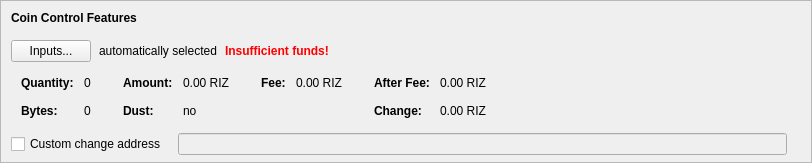
    <widget class="QFrame" name="frameCoinControl">
     <property name="sizePolicy">
      <sizepolicy hsizetype="Expanding" vsizetype="Expanding">
       <horstretch>0</horstretch>
       <verstretch>0</verstretch>
      </sizepolicy>
     </property>
     <property name="maximumSize">
      <size>
       <width>16777215</width>
       <height>16777215</height>
      </size>
     </property>
     <property name="frameShape">
      <enum>QFrame::StyledPanel</enum>
     </property>
     <property name="frameShadow">
      <enum>QFrame::Sunken</enum>
     </property>
     <layout class="QVBoxLayout" name="verticalLayoutCoinControl2">
      <property name="spacing">
       <number>0</number>
      </property>
      <property name="leftMargin">
       <number>0</number>
      </property>
      <property name="topMargin">
       <number>0</number>
      </property>
      <property name="rightMargin">
       <number>0</number>
      </property>
      <property name="bottomMargin">
       <number>6</number>
      </property>
      <item>
       <layout class="QVBoxLayout" name="verticalLayoutCoinControl" stretch="0,0,0,0,1">
        <property name="spacing">
         <number>0</number>
        </property>
        <property name="leftMargin">
         <number>10</number>
        </property>
        <property name="topMargin">
         <number>10</number>
        </property>
        <item>
         <layout class="QHBoxLayout" name="horizontalLayoutCoinControl1">
          <property name="bottomMargin">
           <number>15</number>
          </property>
          <item>
           <widget class="QLabel" name="labelCoinControlFeatures">
            <property name="sizePolicy">
             <sizepolicy hsizetype="Preferred" vsizetype="Maximum">
              <horstretch>0</horstretch>
              <verstretch>0</verstretch>
             </sizepolicy>
            </property>
            <property name="font">
             <font>
              <weight>75</weight>
              <bold>true</bold>
             </font>
            </property>
            <property name="styleSheet">
             <string notr="true">font-weight:bold;</string>
            </property>
            <property name="text">
             <string>Coin Control Features</string>
            </property>
           </widget>
          </item>
         </layout>
        </item>
        <item>
         <layout class="QHBoxLayout" name="horizontalLayoutCoinControl2" stretch="0,0,0,0">
          <property name="spacing">
           <number>8</number>
          </property>
          <property name="bottomMargin">
           <number>10</number>
          </property>
          <item>
           <widget class="QPushButton" name="pushButtonCoinControl">
            <property name="styleSheet">
             <string notr="true"/>
            </property>
            <property name="text">
             <string>Inputs...</string>
            </property>
            <property name="autoDefault">
             <bool>false</bool>
            </property>
           </widget>
          </item>
          <item>
           <widget class="QLabel" name="labelCoinControlAutomaticallySelected">
            <property name="text">
             <string>automatically selected</string>
            </property>
            <property name="margin">
             <number>5</number>
            </property>
           </widget>
          </item>
          <item>
           <widget class="QLabel" name="labelCoinControlInsuffFunds">
            <property name="font">
             <font>
              <weight>75</weight>
              <bold>true</bold>
             </font>
            </property>
            <property name="styleSheet">
             <string notr="true">color:red;font-weight:bold;</string>
            </property>
            <property name="text">
             <string>Insufficient funds!</string>
            </property>
            <property name="margin">
             <number>5</number>
            </property>
           </widget>
          </item>
          <item>
           <spacer name="horizontalSpacerCoinControl">
            <property name="orientation">
             <enum>Qt::Horizontal</enum>
            </property>
            <property name="sizeHint" stdset="0">
             <size>
              <width>40</width>
              <height>1</height>
             </size>
            </property>
           </spacer>
          </item>
         </layout>
        </item>
        <item>
         <widget class="QWidget" name="widgetCoinControl" native="true">
          <property name="sizePolicy">
           <sizepolicy hsizetype="Preferred" vsizetype="Preferred">
            <horstretch>0</horstretch>
            <verstretch>0</verstretch>
           </sizepolicy>
          </property>
          <property name="minimumSize">
           <size>
            <width>0</width>
            <height>0</height>
           </size>
          </property>
          <property name="styleSheet">
           <string notr="true"/>
          </property>
          <layout class="QHBoxLayout" name="horizontalLayoutCoinControl5">
           <property name="leftMargin">
            <number>0</number>
           </property>
           <property name="topMargin">
            <number>0</number>
           </property>
           <property name="rightMargin">
            <number>0</number>
           </property>
           <property name="bottomMargin">
            <number>0</number>
           </property>
           <item>
            <layout class="QHBoxLayout" name="horizontalLayoutCoinControl3" stretch="0,0,0,1">
             <property name="spacing">
              <number>20</number>
             </property>
             <property name="topMargin">
              <number>0</number>
             </property>
             <property name="bottomMargin">
              <number>10</number>
             </property>
             <item>
              <layout class="QFormLayout" name="formLayoutCoinControl1">
               <property name="horizontalSpacing">
                <number>10</number>
               </property>
               <property name="verticalSpacing">
                <number>14</number>
               </property>
               <property name="leftMargin">
                <number>10</number>
               </property>
               <property name="topMargin">
                <number>4</number>
               </property>
               <property name="rightMargin">
                <number>6</number>
               </property>
               <item row="0" column="0">
                <widget class="QLabel" name="labelCoinControlQuantityText">
                 <property name="font">
                  <font>
                   <weight>75</weight>
                   <bold>true</bold>
                  </font>
                 </property>
                 <property name="text">
                  <string>Quantity:</string>
                 </property>
                 <property name="margin">
                  <number>0</number>
                 </property>
                </widget>
               </item>
               <item row="0" column="1">
                <widget class="QLabel" name="labelCoinControlQuantity">
                 <property name="cursor">
                  <cursorShape>IBeamCursor</cursorShape>
                 </property>
                 <property name="contextMenuPolicy">
                  <enum>Qt::ActionsContextMenu</enum>
                 </property>
                 <property name="text">
                  <string notr="true">0</string>
                 </property>
                 <property name="margin">
                  <number>0</number>
                 </property>
                 <property name="textInteractionFlags">
                  <set>Qt::LinksAccessibleByMouse|Qt::TextSelectableByKeyboard|Qt::TextSelectableByMouse</set>
                 </property>
                </widget>
               </item>
               <item row="1" column="0">
                <widget class="QLabel" name="labelCoinControlBytesText">
                 <property name="font">
                  <font>
                   <weight>75</weight>
                   <bold>true</bold>
                  </font>
                 </property>
                 <property name="text">
                  <string>Bytes:</string>
                 </property>
                </widget>
               </item>
               <item row="1" column="1">
                <widget class="QLabel" name="labelCoinControlBytes">
                 <property name="cursor">
                  <cursorShape>IBeamCursor</cursorShape>
                 </property>
                 <property name="contextMenuPolicy">
                  <enum>Qt::ActionsContextMenu</enum>
                 </property>
                 <property name="text">
                  <string notr="true">0</string>
                 </property>
                 <property name="textInteractionFlags">
                  <set>Qt::LinksAccessibleByMouse|Qt::TextSelectableByKeyboard|Qt::TextSelectableByMouse</set>
                 </property>
                </widget>
               </item>
              </layout>
             </item>
             <item>
              <layout class="QFormLayout" name="formLayoutCoinControl2">
               <property name="horizontalSpacing">
                <number>10</number>
               </property>
               <property name="verticalSpacing">
                <number>14</number>
               </property>
               <property name="leftMargin">
                <number>6</number>
               </property>
               <property name="topMargin">
                <number>4</number>
               </property>
               <property name="rightMargin">
                <number>6</number>
               </property>
               <item row="0" column="0">
                <widget class="QLabel" name="labelCoinControlAmountText">
                 <property name="font">
                  <font>
                   <weight>75</weight>
                   <bold>true</bold>
                  </font>
                 </property>
                 <property name="text">
                  <string>Amount:</string>
                 </property>
                 <property name="margin">
                  <number>0</number>
                 </property>
                </widget>
               </item>
               <item row="0" column="1">
                <widget class="QLabel" name="labelCoinControlAmount">
                 <property name="cursor">
                  <cursorShape>IBeamCursor</cursorShape>
                 </property>
                 <property name="contextMenuPolicy">
                  <enum>Qt::ActionsContextMenu</enum>
                 </property>
                 <property name="text">
                  <string notr="true">0.00 RIZ</string>
                 </property>
                 <property name="textInteractionFlags">
                  <set>Qt::LinksAccessibleByMouse|Qt::TextSelectableByKeyboard|Qt::TextSelectableByMouse</set>
                 </property>
                </widget>
               </item>
               <item row="1" column="0">
                <widget class="QLabel" name="labelCoinControlLowOutputText">
                 <property name="font">
                  <font>
                   <weight>75</weight>
                   <bold>true</bold>
                  </font>
                 </property>
                 <property name="text">
                  <string>Dust:</string>
                 </property>
                </widget>
               </item>
               <item row="1" column="1">
                <widget class="QLabel" name="labelCoinControlLowOutput">
                 <property name="cursor">
                  <cursorShape>IBeamCursor</cursorShape>
                 </property>
                 <property name="contextMenuPolicy">
                  <enum>Qt::ActionsContextMenu</enum>
                 </property>
                 <property name="text">
                  <string notr="true">no</string>
                 </property>
                 <property name="textInteractionFlags">
                  <set>Qt::LinksAccessibleByMouse|Qt::TextSelectableByKeyboard|Qt::TextSelectableByMouse</set>
                 </property>
                </widget>
               </item>
              </layout>
             </item>
             <item>
              <layout class="QFormLayout" name="formLayoutCoinControl3">
               <property name="horizontalSpacing">
                <number>10</number>
               </property>
               <property name="verticalSpacing">
                <number>14</number>
               </property>
               <property name="leftMargin">
                <number>6</number>
               </property>
               <property name="topMargin">
                <number>4</number>
               </property>
               <property name="rightMargin">
                <number>6</number>
               </property>
               <item row="0" column="0">
                <widget class="QLabel" name="labelCoinControlFeeText">
                 <property name="font">
                  <font>
                   <weight>75</weight>
                   <bold>true</bold>
                  </font>
                 </property>
                 <property name="text">
                  <string>Fee:</string>
                 </property>
                 <property name="margin">
                  <number>0</number>
                 </property>
                </widget>
               </item>
               <item row="0" column="1">
                <widget class="QLabel" name="labelCoinControlFee">
                 <property name="cursor">
                  <cursorShape>IBeamCursor</cursorShape>
                 </property>
                 <property name="contextMenuPolicy">
                  <enum>Qt::ActionsContextMenu</enum>
                 </property>
                 <property name="text">
                  <string notr="true">0.00 RIZ</string>
                 </property>
                 <property name="textInteractionFlags">
                  <set>Qt::LinksAccessibleByMouse|Qt::TextSelectableByKeyboard|Qt::TextSelectableByMouse</set>
                 </property>
                </widget>
               </item>
             </layout>
             </item>
             <item>
              <layout class="QFormLayout" name="formLayoutCoinControl4">
               <property name="horizontalSpacing">
                <number>10</number>
               </property>
               <property name="verticalSpacing">
                <number>14</number>
               </property>
               <property name="leftMargin">
                <number>6</number>
               </property>
               <property name="topMargin">
                <number>4</number>
               </property>
               <property name="rightMargin">
                <number>6</number>
               </property>
               <item row="0" column="0">
                <widget class="QLabel" name="labelCoinControlAfterFeeText">
                 <property name="font">
                  <font>
                   <weight>75</weight>
                   <bold>true</bold>
                  </font>
                 </property>
                 <property name="text">
                  <string>After Fee:</string>
                 </property>
                 <property name="margin">
                  <number>0</number>
                 </property>
                </widget>
               </item>
               <item row="0" column="1">
                <widget class="QLabel" name="labelCoinControlAfterFee">
                 <property name="cursor">
                  <cursorShape>IBeamCursor</cursorShape>
                 </property>
                 <property name="contextMenuPolicy">
                  <enum>Qt::ActionsContextMenu</enum>
                 </property>
                 <property name="text">
                  <string notr="true">0.00 RIZ</string>
                 </property>
                 <property name="textInteractionFlags">
                  <set>Qt::LinksAccessibleByMouse|Qt::TextSelectableByKeyboard|Qt::TextSelectableByMouse</set>
                 </property>
                </widget>
               </item>
               <item row="1" column="0">
                <widget class="QLabel" name="labelCoinControlChangeText">
                 <property name="font">
                  <font>
                   <weight>75</weight>
                   <bold>true</bold>
                  </font>
                 </property>
                 <property name="text">
                  <string>Change:</string>
                 </property>
                </widget>
               </item>
               <item row="1" column="1">
                <widget class="QLabel" name="labelCoinControlChange">
                 <property name="cursor">
                  <cursorShape>IBeamCursor</cursorShape>
                 </property>
                 <property name="contextMenuPolicy">
                  <enum>Qt::ActionsContextMenu</enum>
                 </property>
                 <property name="text">
                  <string notr="true">0.00 RIZ</string>
                 </property>
                 <property name="textInteractionFlags">
                  <set>Qt::LinksAccessibleByMouse|Qt::TextSelectableByKeyboard|Qt::TextSelectableByMouse</set>
                 </property>
                </widget>
               </item>
              </layout>
             </item>
            </layout>
           </item>
          </layout>
         </widget>
        </item>
        <item>
         <layout class="QHBoxLayout" name="horizontalLayoutCoinControl4" stretch="0,0,0">
          <property name="spacing">
           <number>12</number>
          </property>
          <property name="sizeConstraint">
           <enum>QLayout::SetDefaultConstraint</enum>
          </property>
          <property name="topMargin">
           <number>5</number>
          </property>
          <property name="rightMargin">
           <number>5</number>
          </property>
          <item>
           <widget class="QCheckBox" name="checkBoxCoinControlChange">
            <property name="toolTip">
             <string>If this is activated, but the change address is empty or invalid, change will be sent to a newly generated address.</string>
            </property>
            <property name="text">
             <string>Custom change address</string>
            </property>
           </widget>
          </item>
          <item>
           <widget class="QValidatedLineEdit" name="lineEditCoinControlChange">
            <property name="enabled">
             <bool>false</bool>
            </property>
            <property name="sizePolicy">
             <sizepolicy hsizetype="Expanding" vsizetype="Fixed">
              <horstretch>0</horstretch>
              <verstretch>0</verstretch>
             </sizepolicy>
            </property>
           </widget>
          </item>
          <item>
           <widget class="QLabel" name="labelCoinControlChangeLabel">
            <property name="sizePolicy">
             <sizepolicy hsizetype="Preferred" vsizetype="Expanding">
              <horstretch>0</horstretch>
              <verstretch>0</verstretch>
             </sizepolicy>
            </property>
            <property name="minimumSize">
             <size>
              <width>0</width>
              <height>0</height>
             </size>
            </property>
            <property name="text">
             <string/>
            </property>
            <property name="margin">
             <number>3</number>
            </property>
           </widget>
          </item>
         </layout>
        </item>
        <item>
         <spacer name="verticalSpacerCoinControl">
          <property name="orientation">
           <enum>Qt::Vertical</enum>
          </property>
          <property name="sizeHint" stdset="0">
           <size>
            <width>800</width>
            <height>1</height>
           </size>
          </property>
         </spacer>
        </item>
       </layout>
      </item>
     </layout>
    </widget>
